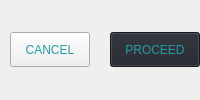
                               <widget class="QFrame" name="frame_29">
                                <property name="minimumSize">
                                 <size>
                                  <width>0</width>
                                  <height>71</height>
                                 </size>
                                </property>
                                <property name="frameShape">
                                 <enum>QFrame::NoFrame</enum>
                                </property>
                                <property name="frameShadow">
                                 <enum>QFrame::Raised</enum>
                                </property>
                                <layout class="QHBoxLayout" name="horizontalLayout_17">
                                 <property name="spacing">
                                  <number>0</number>
                                 </property>
                                 <property name="leftMargin">
                                  <number>0</number>
                                 </property>
                                 <property name="topMargin">
                                  <number>0</number>
                                 </property>
                                 <property name="rightMargin">
                                  <number>0</number>
                                 </property>
                                 <property name="bottomMargin">
                                  <number>0</number>
                                 </property>
                                 <item alignment="Qt::AlignRight">
                                  <widget class="QFrame" name="getDataButtons">
                                   <property name="styleSheet">
                                    <string notr="true">* {
	color: #259CA5;
	font: 13px &quot;Segoe UI BOLD&quot;;
}</string>
                                   </property>
                                   <property name="frameShape">
                                    <enum>QFrame::NoFrame</enum>
                                   </property>
                                   <property name="frameShadow">
                                    <enum>QFrame::Raised</enum>
                                   </property>
                                   <layout class="QHBoxLayout" name="horizontalLayout_23">
                                    <property name="spacing">
                                     <number>20</number>
                                    </property>
                                    <property name="leftMargin">
                                     <number>0</number>
                                    </property>
                                    <property name="topMargin">
                                     <number>0</number>
                                    </property>
                                    <property name="rightMargin">
                                     <number>0</number>
                                    </property>
                                    <property name="bottomMargin">
                                     <number>0</number>
                                    </property>
                                    <item>
                                     <widget class="QPushButton" name="btn_cancel">
                                      <property name="minimumSize">
                                       <size>
                                        <width>80</width>
                                        <height>35</height>
                                       </size>
                                      </property>
                                      <property name="styleSheet">
                                       <string notr="true">*:hover, *:pressed {
	color: #DDDDDD;
	background: #E74C53;
	border-color: #E74C53;
}</string>
                                      </property>
                                      <property name="text">
                                       <string>CANCEL</string>
                                      </property>
                                     </widget>
                                    </item>
                                    <item>
                                     <widget class="QPushButton" name="btn_proceed">
                                      <property name="minimumSize">
                                       <size>
                                        <width>90</width>
                                        <height>35</height>
                                       </size>
                                      </property>
                                      <property name="styleSheet">
                                       <string notr="true">*{
	background: rgb(33, 37, 43);
}

*:hover, *:pressed {
	color: #DDDDDD;
	background: #008A66;
	border-color: #008A66;
}</string>
                                      </property>
                                      <property name="text">
                                       <string>PROCEED</string>
                                      </property>
                                     </widget>
                                    </item>
                                   </layout>
                                  </widget>
                                 </item>
                                </layout>
                               </widget>
